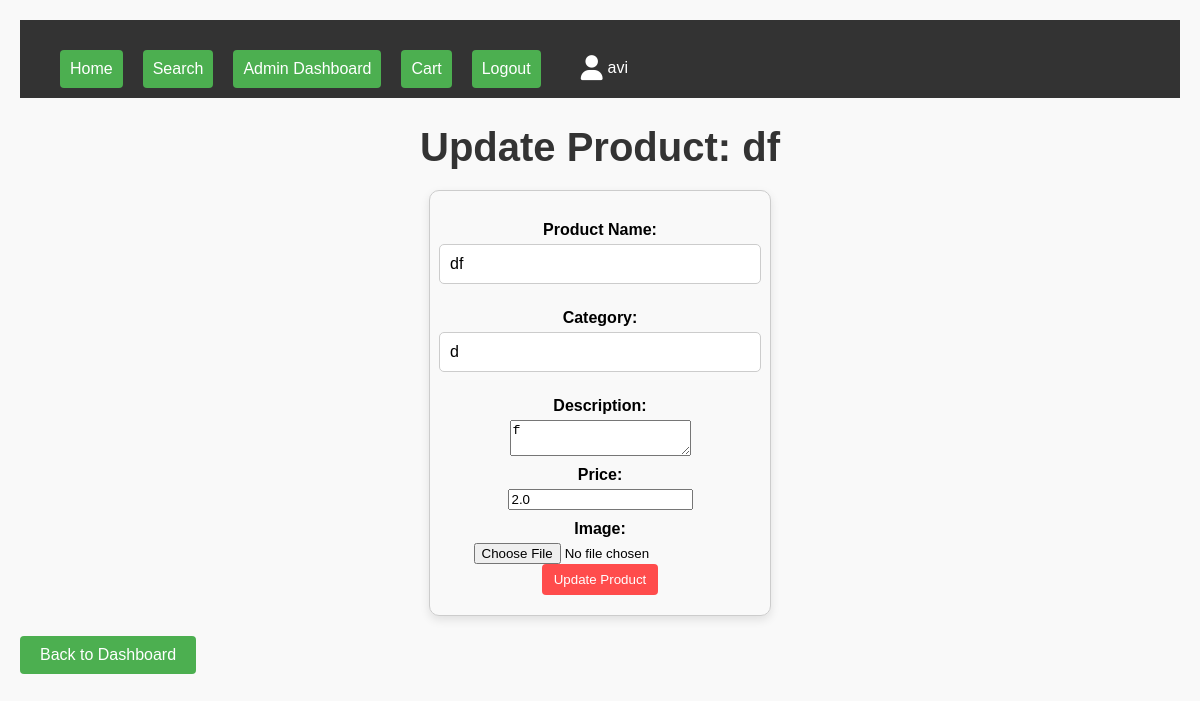
/update_product/1 (signed in), run on the app's committed database.
### app.py (models this page shows)
class User(db.Model, UserMixin):
    __tablename__ = 'users'
    id = db.Column(db.Integer, primary_key=True)
    username = db.Column(db.String(50), unique=True, nullable=False)
    password = db.Column(db.String(200), nullable=False)
    is_admin = db.Column(db.Boolean, default=False)

class Product(db.Model):
    __tablename__ = 'products'
    id = db.Column(db.Integer, primary_key=True)
    name = db.Column(db.String(100), nullable=False)
    category = db.Column(db.String(50), nullable=False)
    description = db.Column(db.Text, nullable=False)
    price = db.Column(db.Float, nullable=False)
    image_file = db.Column(db.String(120), nullable=False)
    admin_id = db.Column(db.Integer, db.ForeignKey('users.id'), nullable=False)
    admin = db.relationship('User', backref='products')

### app.py (the view, shortened to what this page needs)
@app.route('/update_product/<int:product_id>', methods=['GET', 'POST'])
@login_required
def update_product(product_id):
    product = Product.query.get_or_404(product_id)
    return render_template('update_product.html', product=product)

### app.py (called while the page is built)
@login_manager.user_loader
def load_user(user_id):
    return User.query.get(int(user_id))

### templates/update_product.html
{% extends 'base.html' %}
{% block content %}
<h1>Update Product: {{ product.name }}</h1>
<form action="{{ url_for('update_product', product_id=product.id) }}" method="POST" enctype="multipart/form-data">
    <label for="name">Product Name:</label>
    <input type="text" name="name" value="{{ product.name }}" required>
    <label for="category">Category:</label>
    <input type="text" name="category" value="{{ product.category }}" required>
    <label for="description">Description:</label>
    <textarea name="description" required>{{ product.description }}</textarea>
    <label for="price">Price:</label>
    <input type="number" name="price" value="{{ product.price }}" required step="0.01">
    <label for="image">Image:</label>
    <input type="file" name="image">
    <button type="submit">Update Product</button>
</form>
<a href="{{ url_for('admin_dashboard') }}">Back to Dashboard</a>
{% endblock %}

### templates/base.html (shortened to what this page needs)
<!DOCTYPE html>
<html lang="en">
<head>
    <link rel="stylesheet" href="{{ url_for('static', filename='styles.css') }}">
    <link rel="stylesheet" href="https://cdnjs.cloudflare.com/ajax/libs/font-awesome/6.0.0-beta3/css/all.min.css">
</head>
<body>
    <nav class="navbar">
        <div class="container">
            <ul class="nav-links">
                <li><a href="{{ url_for('home') }}">Home</a></li>
                <li><a href="{{ url_for('search') }}">Search</a></li>
                {% if current_user.is_authenticated %}
                    {% if current_user.is_admin %}
                        <li><a href="{{ url_for('admin_dashboard') }}">Admin Dashboard</a></li>
                    {% endif %}
                    <li><a href="{{ url_for('cart') }}">Cart</a></li>
                    <li><a href="{{ url_for('logout') }}">Logout</a></li>
                    <li>
                        <span class="user-icon">
                            <i class="fas fa-user"></i> {{ current_user.username }}
                        </span>
                    </li>
                {% else %}
                    <li><a href="{{ url_for('login') }}">Login</a></li>
                    <li><a href="{{ url_for('register') }}">Register</a></li>
                {% endif %}
            </ul>
        </div>
    </nav>
    <div class="content">
        {% block content %}{% endblock %}
    </div>
</body>
</html>

### static/styles.css (style rules this page uses)
body { font-family: Arial, sans-serif; background-color: #f9f9f9; margin: 0; padding: 20px; }
h1 { text-align: center; color: #333; }
button { background-color: #ff4c4c; color: white; border: none; padding: 8px 12px; cursor: pointer; border-radius: 4px; }
a { display: inline-block; margin-top: 20px; padding: 10px 20px; background-color: #4CAF50; color: white; text-decoration: none; border-radius: 4px; }
.navbar { background-color: #333; padding: 10px 20px; }
.container { display: flex; align-items: center; justify-content: space-between; }
.nav-links { list-style: none; display: flex; margin: 0; padding: 0; }
.nav-links li { margin-left: 20px; }
.nav-links a { color: white; text-decoration: none; padding: 10px; transition: background 0.3s; }
.user-icon { display: flex; align-items: center; color: white; margin-left: 20px; margin-top: 25px; }
.user-icon i { font-size: 25px; margin-right: 5px; }
h1 { text-align: center; margin-bottom: 20px; font-size: 2.5em; }
form { display: flex; flex-direction: column; align-items: center; margin: 0 auto; width: 300px; padding: 20px; border: 1px solid #ccc; border-radius: 10px; box-shadow: 0 4px 10px rgba(0, 0, 0, 0.1); }
label { margin: 10px 0 5px; font-weight: bold; }
input[type="text"], input[type="password"] { padding: 10px; width: 100%; border: 1px solid #ccc; border-radius: 5px; font-size: 16px; margin-bottom: 15px; transition: border-color 0.3s; }

### data on the page
User: username "avi"
Product: name "df", category "d", description "f", price "2.0"
